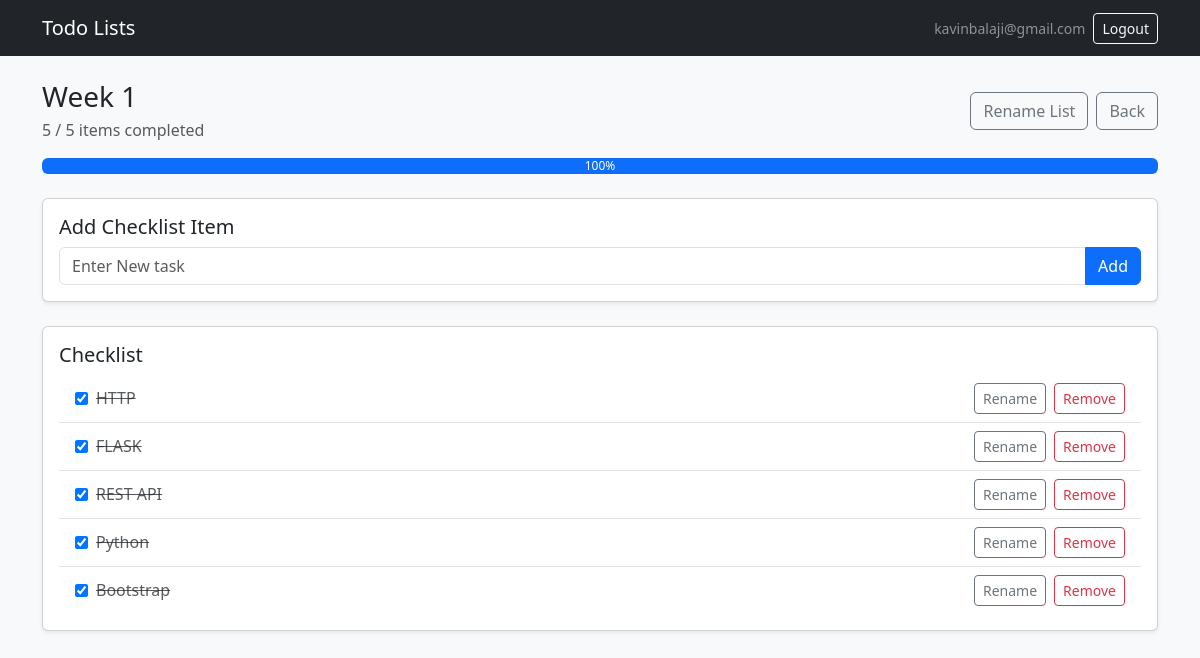
/lists/1 (signed in), run on the app's committed database.
### app.py (models this page shows, shortened)
class User(db.Model):
    __tablename__ = "users"
    id = db.Column(db.Integer, primary_key=True)
    cognito_sub = db.Column(db.String(128), unique=True, nullable=False, index=True)
    email = db.Column(db.String(255), unique=True, nullable=False, index=True)
    lists = db.relationship("TodoList", backref="owner", cascade="all, delete-orphan", lazy=True)

class TodoList(db.Model):
    __tablename__ = "todo_lists"
    id = db.Column(db.Integer, primary_key=True)
    name = db.Column(db.String(120), nullable=False)
    user_id = db.Column(db.Integer, db.ForeignKey("users.id"), nullable=False, index=True)
    items = db.relationship(
        "ChecklistItem",
        backref="todo_list",
        cascade="all, delete-orphan",
        lazy=True,
        order_by="ChecklistItem.id.asc()",
    )
    @property
    def total_items(self):
        return len(self.items)
    @property
    def completed_items(self):
        return sum(1 for item in self.items if item.completed)

class ChecklistItem(db.Model):
    __tablename__ = "checklist_items"
    id = db.Column(db.Integer, primary_key=True)
    title = db.Column(db.String(200), nullable=False)
    completed = db.Column(db.Boolean, nullable=False, default=False)
    list_id = db.Column(db.Integer, db.ForeignKey("todo_lists.id"), nullable=False, index=True)

### app.py (the view)
@app.get("/lists/<int:list_id>")
@login_required
def view_list(list_id):
    user = current_user()
    todo_list = _get_user_list_or_404(user.id, list_id)
    return render_template("list_view.html", todo_list=todo_list)

### app.py (called while the page is built)
def current_user():
    user_id = session.get("user_id")
    if user_id is None:
        return None
    return db.session.get(User, user_id)

def login_required(view_func):
    @wraps(view_func)
    def wrapped(*args, **kwargs):
        if current_user() is None:
            return redirect(url_for("login"))
        return view_func(*args, **kwargs)
    return wrapped

def _get_user_list_or_404(user_id, list_id):
    todo_list = TodoList.query.filter_by(id=list_id, user_id=user_id).first()
    if todo_list is None:
        abort(404)
    return todo_list

@app.context_processor
def inject_session_user():
    return {"session_user": current_user()}

### templates/list_view.html (shortened to what this page needs)
{% extends "base.html" %} {% block content %}
<div class="d-flex justify-content-between align-items-center mb-3">
  <div>
    <h3 class="mb-1">{{ todo_list.name }}</h3>
    <p class="text-muted mb-0">
      {{ todo_list.completed_items }} / {{ todo_list.total_items }} items
      completed
    </p>
  </div>
  <div class="d-flex gap-2">
    <button
      type="button"
      class="btn btn-outline-secondary"
      id="edit-current-list-btn"
      data-list-id="{{ todo_list.id }}"
      data-list-name="{{ todo_list.name }}">
      Rename List
    </button>
    <a href="{{ url_for('dashboard') }}" class="btn btn-outline-secondary">Back</a>
  </div>
</div>
{% set total = todo_list.total_items %}
{% set completed = todo_list.completed_items %}
{% set progress_value = ((completed / total) * 100) if total > 0 else 0 %}
{% set progress_percent = progress_value|round|int %}
<div
  class="progress mb-4"
  role="progressbar"
  aria-valuenow="{{ progress_percent }}"
  aria-valuemin="0"
  aria-valuemax="100">
  <div class="progress-bar" style="width: 0%" data-progress="{{ progress_percent }}">
    {{ progress_percent }}%
  </div>
</div>
<div class="card shadow-sm mb-4">
  <div class="card-body">
    <h5 class="card-title">Add Checklist Item</h5>
    <form
      method="post"
      action="{{ url_for('add_item', list_id=todo_list.id) }}">
      <div class="input-group">
        <input
          class="form-control"
          name="title"
          placeholder="Enter New task"
          required/>
        <button class="btn btn-primary" type="submit">Add</button>
      </div>
    </form>
  </div>
</div>
<div class="card shadow-sm">
  <div class="card-body">
    <h5 class="card-title">Checklist</h5>
    {% if todo_list.items %}
    <ul class="list-group list-group-flush">
      {% for item in todo_list.items %}
      <li class="list-group-item d-flex justify-content-between align-items-center">
        <form
          action="{{ url_for('toggle_item', item_id=item.id) }}"
          method="post"
          class="d-flex align-items-center gap-2 m-0">
          <input
            type="checkbox"
            {% if item.completed %}checked{% endif %}
            onchange="this.form.submit()"/>
          <span class="{% if item.completed %}text-decoration-line-through text-muted{% endif %}">
            {{ item.title }}
          </span>
        </form>
        <div class="d-flex gap-2">
          <button
            type="button"
            class="btn btn-sm btn-outline-secondary edit-item-btn"
            data-item-id="{{ item.id }}"
            data-item-title="{{ item.title }}">
            Rename
          </button>
          <form action="{{ url_for('delete_item', item_id=item.id) }}" method="post">
            <button class="btn btn-sm btn-outline-danger" type="submit">
              Remove
            </button>
          </form>
        </div>
      </li>
      {% endfor %}
    </ul>
    {% else %}
    <p class="text-muted mb-0">No items yet.</p>
    {% endif %}
  </div>
</div>
{% endblock %}

### templates/base.html (shortened to what this page needs)
<!doctype html>
<html lang="en">
  <head>
    <link
      href="https://cdn.jsdelivr.net/npm/bootstrap@5.3.3/dist/css/bootstrap.min.css"
      rel="stylesheet"
    />
  </head>
  <body class="bg-light">
    <nav class="navbar navbar-expand-lg bg-dark navbar-dark">
      <div class="container">
        <a class="navbar-brand" href="{{ url_for('dashboard') }}">Todo Lists</a>
        <div class="d-flex align-items-center gap-2">
          {% if session_user %}
          <span class="text-white-50 small">{{ session_user.email }}</span>
          <form action="{{ url_for('logout') }}" method="post" class="d-inline">
            <button type="submit" class="btn btn-sm btn-outline-light">
              Logout
            </button>
          </form>
          {% endif %}
        </div>
      </div>
    </nav>
    <main class="container py-4">
      {% block content %}{% endblock %}
    </main>
  </body>
</html>

### data on the page
User: email "kavinbalaji@gmail.com"
TodoList: name "Week 1"
ChecklistItem: completed_items "5", completed "☑", title "HTTP"
ChecklistItem: completed "☑", title "FLASK"
ChecklistItem: completed "☑", title "REST API"
ChecklistItem: completed "☑", title "Python"
ChecklistItem: completed "☑", title "Bootstrap"

### other printed values
{{ todo_list.total_items }} "5"
{{ progress_percent }} "100"
